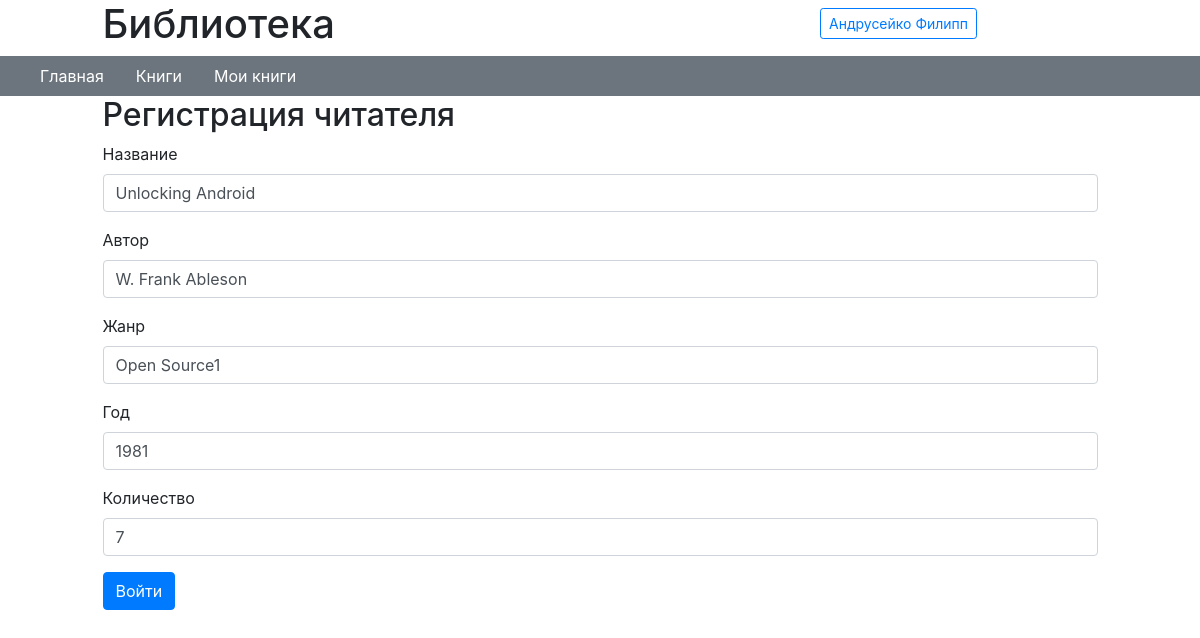
/edit_book/1 (signed in), run on an earlier commit of the app's database.
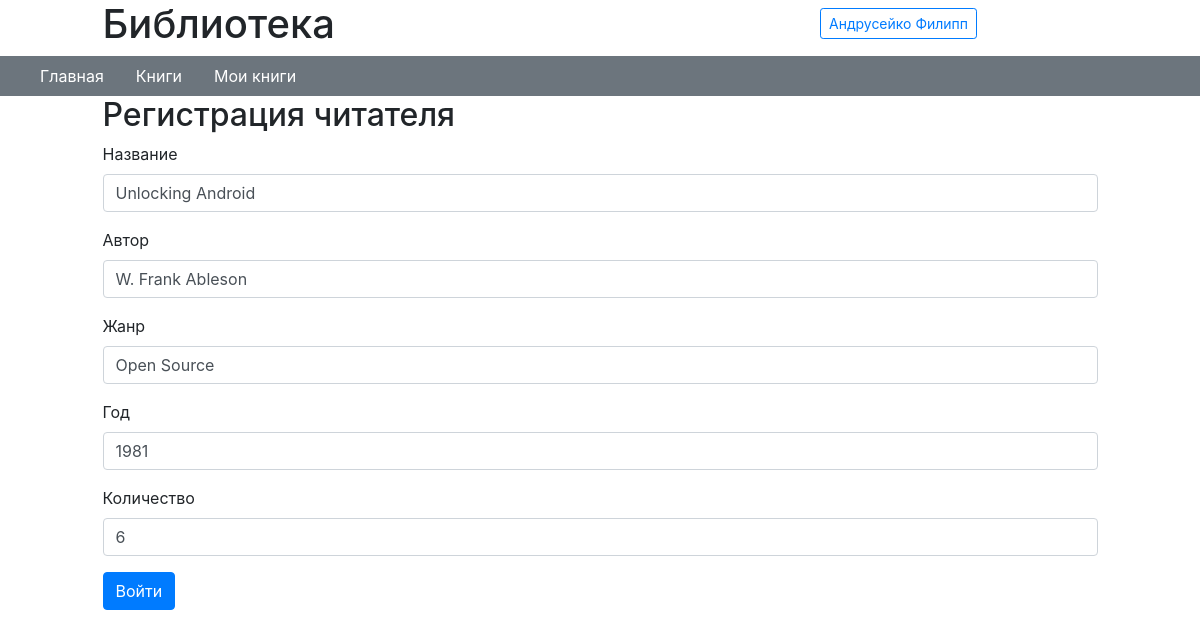
And on a later commit of the database.
### data/books.py (models this page shows, shortened)
class Books(SqlAlchemyBase, SerializerMixin):
    __tablename__ = 'books'
    id = sa.Column(sa.Integer, primary_key=True, autoincrement=True)
    title = sa.Column(sa.String, nullable=True)
    author = sa.Column(sa.String, nullable=True)
    genre_id = sa.Column(sa.Integer, sa.ForeignKey('genres.id'), nullable=True)
    year = sa.Column(sa.Integer, nullable=True)
    count = sa.Column(sa.Integer, nullable=True)
    genre = orm.relation('Genres')

### main.py (the view, shortened to what this page needs)
@app.route("/edit_book/<int:book_id>", methods=['GET', 'POST'])
@login_required
def edit_book(book_id):
    form = AddBookForm()
    session = db_session.create_session()
    if request.method == 'GET':
        book = session.query(Books).get(book_id)
        form.title.data = book.title
        form.author.data = book.author
        form.year.data = book.year
        form.count.data = book.count
        form.genre.data = book.genre.name
        return render_template("add_user.html", title='Изменить книгу', form=form)

### forms/add_books.py
class AddBookForm(FlaskForm):
    title = StringField('Название', validators=[DataRequired()])
    author = StringField('Автор', validators=[DataRequired()])
    genre = StringField('Жанр', validators=[DataRequired()])
    year = IntegerField('Год', validators=[DataRequired()])
    count = IntegerField('Количество', validators=[DataRequired()])
    submit = SubmitField('Войти')

### data/db_session.py (called while the page is built)
def create_session() -> Session:
    global __factory
    return __factory()

### main.py (called while the page is built)
@login_manager.user_loader
def load_user(user_id):
    session = db_session.create_session()
    return session.query(Users).get(user_id)

### templates/add_user.html (shortened to what this page needs)
{% extends "base.html" %}
{% block content %}
    <h2>Регистрация читателя</h2>
    <form action="" method="POST">
        {% for field in form if field.name != 'csrf_token' and  field.name != 'submit'%}
        <p>
            {{ field.label() }}
            {{ field(class="form-control") }}
        </p>
        {% endfor %}
        <p>{{ form.submit(type="submit", class="btn btn-primary") }}</p>
    </form>
{% endblock %}

What changed in the data, as far as the page shows it:
changed Books "Unlocking Android": genre "Open Source1" → "Open Source"; count "7" → "6"
